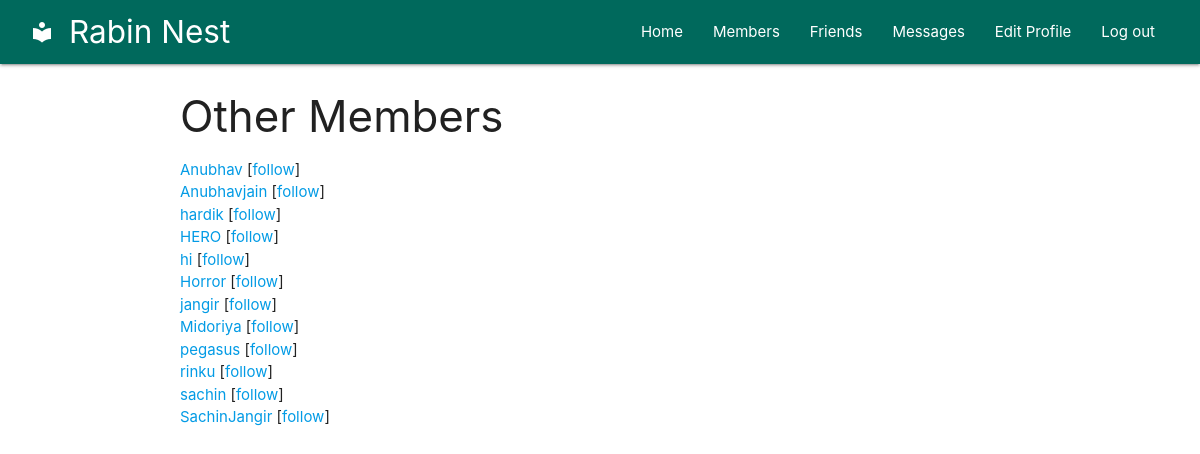
Screenshot of /members.php (signed in) with the database file from the repository.
### tables this page shows
CREATE TABLE `members` (
  `user` varchar(16) DEFAULT NULL,
  `pass` varchar(16) DEFAULT NULL
);

### functions.php (called while the page is built, shortened)
<?php
    $dbhost = 'localhost';
    $dbname = 'rabinNest';
    $dbuser = 'root';
    $dbpass = '';
    $connection = new mysqli($dbhost,$dbuser,$dbpass,$dbname);
    function queryMysql($query) {
        global $connection;
        $result = $connection->query($query);
        return $result;
    }
?>

### members.php (the view, shortened to what this page needs)
<?php
    require_once 'header.php';
    $result = queryMysql("SELECT user FROM members ORDER BY user");
    $num = $result->num_rows;
    echo "<h3>Other Members</h3><ul>";
    for ($j = 0 ; $j < $num ; ++$j) {
        $row = $result->fetch_array(MYSQLI_ASSOC);
        if ($row['user'] == $user)
            continue;
        echo "<li><a data-transition='slide' href='members.php?view=" .
        $row['user'] . "'>" . $row['user'] . "</a>";
        $follow = "follow";
        $result1 = queryMysql("SELECT * FROM friends WHERE
        user='" . $row['user'] . "' AND friend='$user'");
        $t1 = $result1->num_rows;
        $result1 = queryMysql("SELECT * FROM friends WHERE
        user='$user' AND friend='" . $row['user'] . "'");
        if (!$t1)
            echo " [<a data-transition='slide' href='members.php?add=" . $row['user'] . "'>$follow</a>]";
        else
            echo " [<a data-transition='slide' href='members.php?remove=" . $row['user'] . "'>drop</a>]";
    }
?>
 </ul></div>
 </body>
</html>

### header.php (shortened to what this page needs)
<?php
echo <<<_INIT
        <!DOCTYPE html>
        <html lang="en">
        <head>
            <meta charset=\"UTF-8\">
            <meta http-equiv="\X-UA-Compatible\" content=\"IE=edge\">
            <meta name=\"viewport\" content=\"width=device-width, initial-scale=1.0\">
            <script src='jquery.js'></script>
            <link href="https://fonts.googleapis.com/icon?family=Material+Icons" rel="stylesheet">
            <link rel="stylesheet" href="https://cdnjs.cloudflare.com/ajax/libs/materialize/1.0.0/css/materialize.min.css">
            <link rel='stylesheet' href='style.css'>
            <script src="https://cdnjs.cloudflare.com/ajax/libs/materialize/1.0.0/js/materialize.min.js"></script>
        </head>
_INIT;
    require_once 'functions.php';
    $userstr = 'Welcome Guest';
    if(isset($_SESSION['user'])){
        $user = $_SESSION['user'];
        $loggedin = TRUE;
        $userstr = "Logged in as : $user";
    }
    else
        $loggedin = FALSE;
echo <<<_MAIN_PARTIAL
            <title>Robin's Nest: $userstr</title>
        </head>
        <body>
            <div data-role='page' class=''>
            <header>
                <nav>
                    <div class="nav-wrapper teal darken-3 px-2">
                        <a href="#" class="brand-logo"><i class="large material-icons">local_library</i>Rabin Nest</a>
_MAIN_PARTIAL;
if ($loggedin) {
echo <<<_LOGGEDIN
                        <ul id="nav-mobile" class="right hide-on-med-and-down">
                            <li><a data-role='button' data-inline='true' data-icon='home' data-transition="slide" href='members.php?view=$user'>Home</a></li>
                            <li><a data-role='button' data-inline='true' data-transition="slide" href='members.php'>Members</a></li>
                            <li><a data-role='button' data-inline='true' data-transition="slide" href='friends.php'>Friends</a></li>
                            <li><a data-role='button' data-inline='true' data-transition="slide" href='messages.php'>Messages</a></li>
                            <li><a data-role='button' data-inline='true' data-transition="slide" href='profile.php'>Edit Profile</a></li>
                            <li><a data-role='button' data-inline='true'  data-transition="slide" href='logout.php'>Log out</a></li>
                        </ul>
                    </div>
                </nav>
            </header>
            <main class='container'>
_LOGGEDIN;
}
?>

### style.css (style rules this page uses)
.px-2 { padding-left: 2rem; padding-right: 2rem; }
body { display: flex; min-height: 100vh; flex-direction: column; }
main { flex: 1 0 auto; }

### rows the page displays
members: user "Anubhav", follow "follow"
members: user "Anubhavjain", follow "follow"
members: user "hardik", follow "follow"
members: user "HERO", follow "follow"
members: user "hi", follow "follow"
members: user "Horror", follow "follow"
members: user "jangir", follow "follow"
members: user "Midoriya", follow "follow"
members: user "pegasus", follow "follow"
members: user "rinku", follow "follow"
members: user "sachin", follow "follow"
members: user "SachinJangir", follow "follow"
